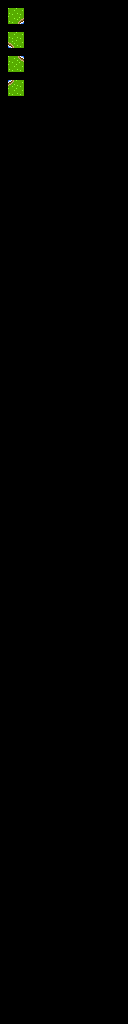

This game map was drawn from its Tiled (.tmx) file and the tilesets committed beside it. A one-line description and the trimmed map source follow:
An orthogonal 16x128 tile map with 8x8 px tiles, 3 tile layers (regions, input1_automapping-input, output_automapping-output), 2 tilesets.

<map version="1.2" tiledversion="1.2.4" orientation="orthogonal" renderorder="left-up" width="16" height="128" tilewidth="8" tileheight="8" infinite="0" nextlayerid="4" nextobjectid="1">
 <tileset firstgid="1" source="../tilesets/overworld-tileset.tsx" />
 <tileset firstgid="641" source="../tilesets/overworld-automapping-input_tiles.tsx" />
 <layer id="1" name="regions" width="16" height="128">
  <data>[2048 cells, 16 non-empty, 1 distinct tile ids]</data>
 </layer>
 <layer id="2" name="input1_automapping-input" width="16" height="128">
  <data>[2048 cells, 16 non-empty, 2 distinct tile ids]</data>
 </layer>
 <layer id="3" name="output_automapping-output" width="16" height="128">
  <data>[2048 cells, 4 non-empty, 1 distinct tile ids]</data>
 </layer>
</map>
